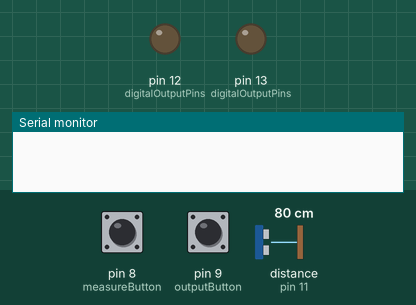
The sketch below on a simulated Arduino Uno, built with avr-gcc and run on an emulated ATmega328P. On the bench: output pins drawn as LEDs (lit = HIGH), the last lines printed to the serial monitor. Inputs (shaded band) come from the test bench; at power-on: pin 9 (outputButton) HIGH, pin 8 (measureButton) HIGH, distance to the obstacle (sensor on pin 11) 80 cm. The echo pulse lasts 58.3 µs per cm; pins used as bus, display or sensor lines are not drawn.

Above: at 1.8 s.
1.9 s: pin 9 (outputButton) pulled LOW for 0.6 s
At 2.3 s:
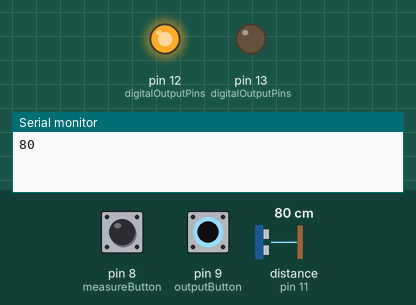
4.0 s: pin 9 (outputButton) pulled LOW for 1 s
At 4.4 s:
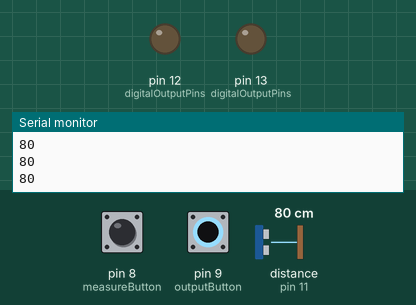
6.5 s: pin 9 (outputButton) pulled LOW for 3.2 s
At 7.8 s:
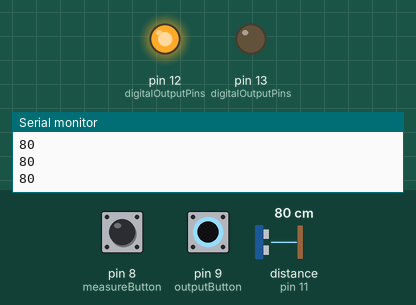
Timing chart, 0 to 9.5 s (numbered marks = the images above; inputs shaded):
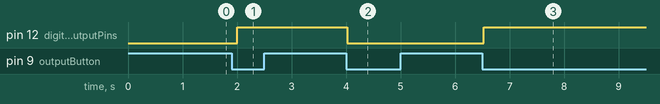

The sketch:

HC-SR04.ino
```cpp
#define trigPin 10
#define echoPin 11
#define outputButton 9
#define measureButton 8
#define LED1 12
#define LED2 13

bool output = false, measure = false;
bool outputState = false, measureState = false;
static bool prevOutputState = false, prevMeasureState = false;
unsigned long time = 0;
unsigned long distance = 0;
const int soundSpeed = 340;

int digitalInputPins[] = {
  echoPin,
  outputButton,
  measureButton
};

int digitalOutputPins[] = {
  trigPin,
  LED1,
  LED2
};

bool ledStates[] = {
  false, false
};

bool digitalInputStates[sizeof(digitalInputPins)] = {
  false, false, false
};

bool prevDigitalInputStates[sizeof(digitalInputPins)] = {
  false, false, false
};

unsigned long measureStateTime(const unsigned int& pin, const bool& state) {
  unsigned long time = 0;

  if (state) {
    if (!digitalRead(pin)) time = millis();
    else time = 0;

  } else {
    if (digitalRead(pin)) time = millis();
    else time = 0;
  }

  return time;
}

unsigned int getDistance(const int& soundSpeed) {
  digitalWrite(trigPin, false);
  delayMicroseconds(2);
  digitalWrite(trigPin, true);
  delayMicroseconds(10);
  digitalWrite(trigPin, false);

  time = pulseIn(echoPin, HIGH);

  // return (time/2.0)/1000000.0 * soundSpeed;
  return time / 58;
}


void setup() {
    for (int& pin : digitalInputPins) {
      pinMode(pin, INPUT_PULLUP);
    }

  for (int& pin : digitalOutputPins) {
    pinMode(pin, OUTPUT);
    digitalWrite(pin, false);
  }

  Serial.begin(9600);
}

void loop() {
  outputState = !digitalRead(outputButton);
  measureState = !digitalRead(measureButton);

  if (outputState && !prevOutputState)  {
    output = !output;
  }

  if (output) {
    // measure = false;
    ledStates[0] = true;

    // if (digitalInputStates[2] && !prevDigitalInputStates[2])  {
    //     measure = true;
    //     ledStates[1] = true;
    // }

    //if (measure) {
      distance = getDistance(soundSpeed);
      Serial.println((int)distance);
    //}

  } else {
    for (bool& led : ledStates) {
      led = false;
    }
  }

  for (unsigned int i = 1; i < sizeof(digitalOutputPins)/sizeof(digitalOutputPins[0]); ++i) {
      digitalWrite(digitalOutputPins[i], ledStates[i-1]);
  }

  prevOutputState = outputState;
  prevMeasureState = measureState;
  delay(500);
}
```

Measured:
- after the input at 1.9 s, pin 12 (digitalOutputPins): LOW → HIGH after 0.11 s
- after the input at 4.0 s, pin 12 (digitalOutputPins): HIGH → LOW at once
- after the input at 6.5 s, pin 12 (digitalOutputPins): LOW → HIGH at once
